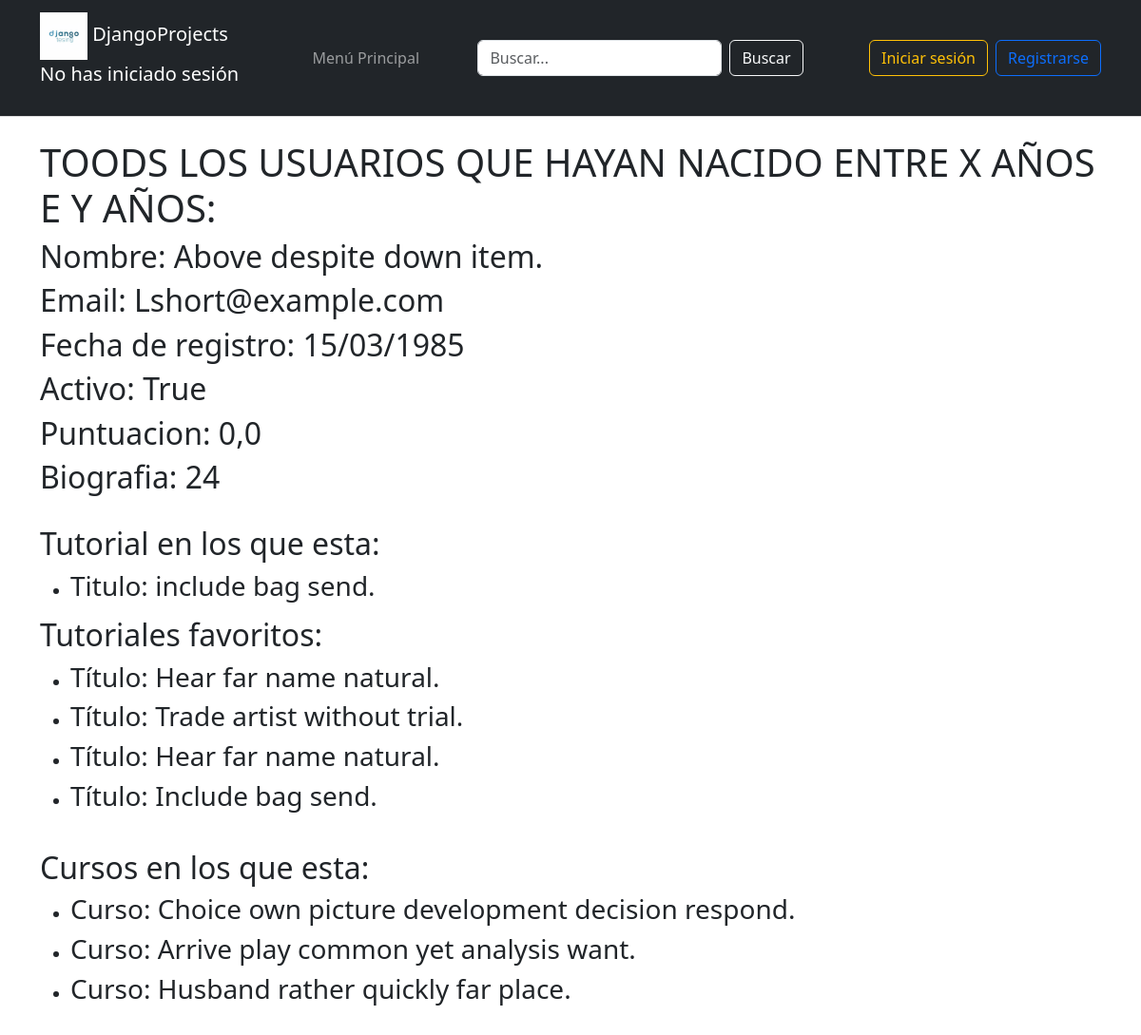
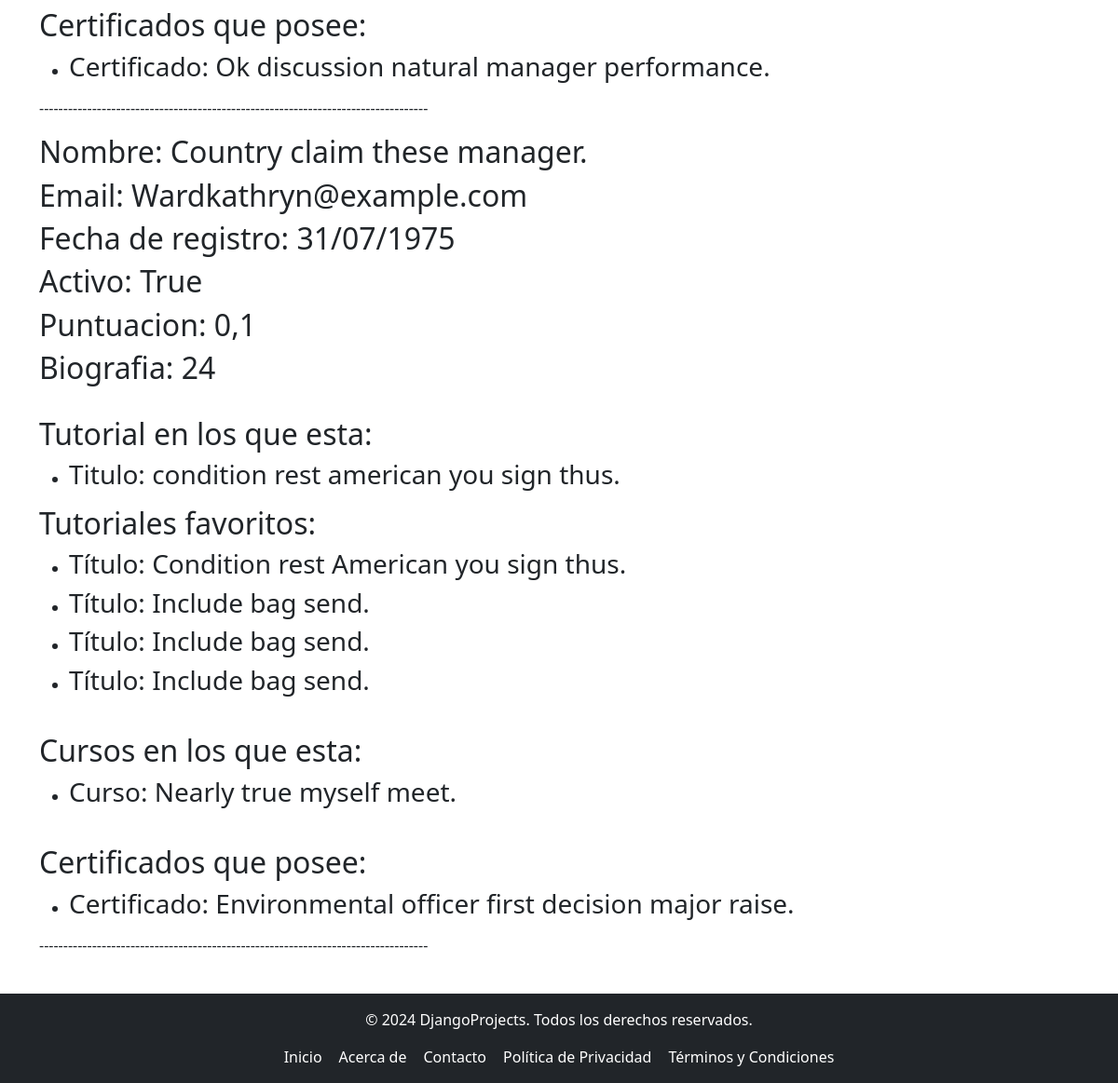
Page /Usuarios/Lista_usuarios_entre_años/1970/2000 on the earlier database version (2 pictures, top to bottom).
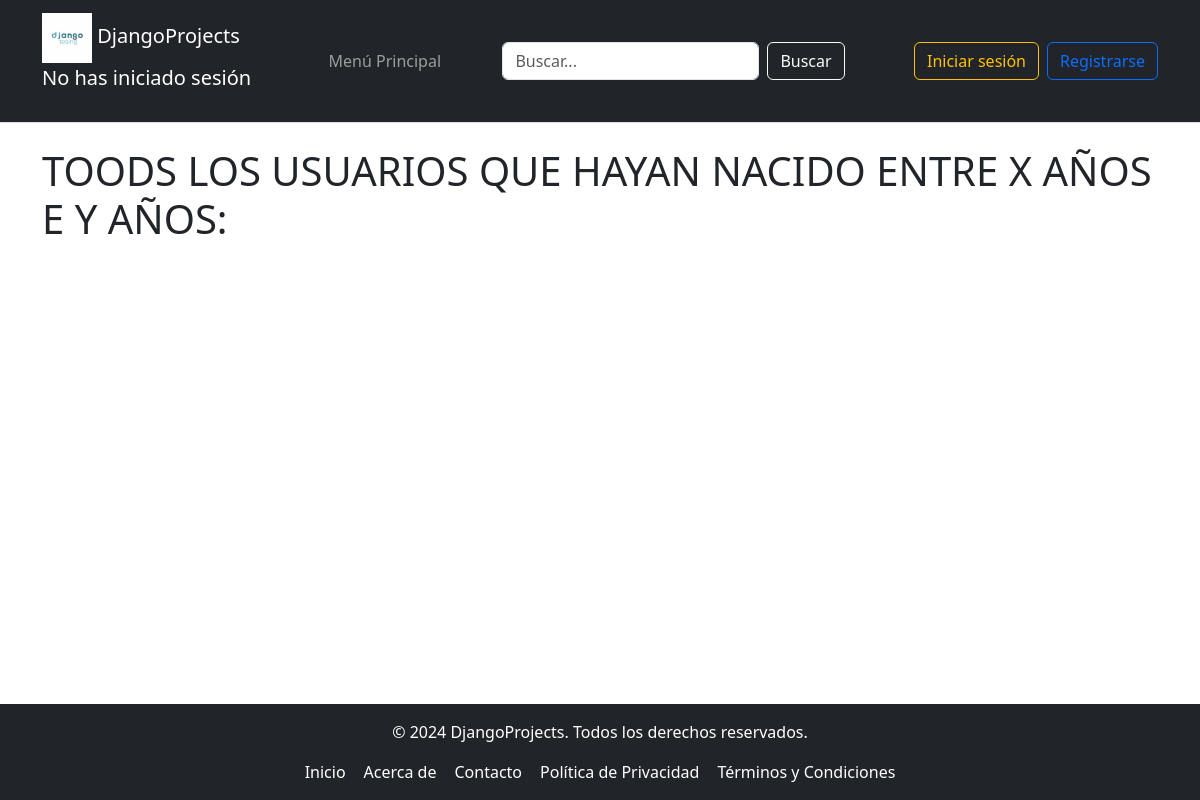
Same page on the later database version.
### tutorial/models.py (models this page shows, shortened)
class Usuario(AbstractBaseUser, PermissionsMixin):
    ADMINISTRADOR = 1
    PROFESOR = 2
    ESTUDIANTE = 3
    ROLES = (
        (ADMINISTRADOR, 'administrador'),
        (PROFESOR, 'profesor'),
        (ESTUDIANTE, 'estudiante'),
    )
    email = models.EmailField(unique=True)
    nombre = models.CharField(max_length=30)
    fecha_Registro = models.DateField(null=True, blank=True)
    puntuacion = models.DecimalField(max_digits=3, decimal_places=1, default=0.0)
    es_activo = models.BooleanField(default=True)
    is_staff = models.BooleanField(default=False)  # Aquí está el campo
    is_superuser = models.BooleanField(default=False)  # Aquí está el campo
    rol = models.PositiveSmallIntegerField(choices=ROLES, default=ADMINISTRADOR)
    imagen = models.ImageField(upload_to='imagenes/', null=True, blank=True)
    USERNAME_FIELD = 'email'  # Campo único para autenticación
    REQUIRED_FIELDS = ['nombre']  # Campos obligatorios para createsuperuser
    objects = UsuarioManager()  # Asegúrate de que el manager esté asignado correctamente

class Perfil(models.Model):
    bio = models.TextField()
    fecha_Nacimiento = models.DateField()
    REDES = [
        ("IG", "Instagram"),
        ("FB", "Facebook"),
        ("TW", "Twitter"),
        ("LI", "LinkedIn"),
    ]
    redes = models.CharField(choices=REDES, max_length=50)
    estudios = models.TextField(max_length=100)
    usuario = models.OneToOneField(Usuario, on_delete=models.CASCADE, related_name="perfiles_Usuarios")

class Tutorial(models.Model):
    titulo = models.CharField(max_length=50)
    contenido = models.TextField()
    fecha_Creacion = models.DateTimeField()
    visitas = models.IntegerField()
    valoracion = models.DecimalField(max_digits=3, decimal_places=1)
    usuario = models.ForeignKey(Usuario, on_delete=models.CASCADE, related_name="usuario_del_tutorial")

class Favorito(models.Model):
    fecha_Guardado = models.DateTimeField(auto_now=True)
    comentario_Destacado = models.TextField(max_length=300)
    importancia = models.DecimalField(max_digits=3, decimal_places=1)
    notificacion = models.BooleanField(default=False)
    tutorial = models.ForeignKey(Tutorial, on_delete=models.CASCADE, related_name="Tutoriales_favoritos")
    usuario = models.ManyToManyField(Usuario, related_name="Favoritos_del_usuario", through='Favorito_usuario')  # Añadir through

class Curso(models.Model):
    nombre = models.CharField(max_length=50)
    descripcion = models.TextField(max_length=300)
    horas = models.IntegerField(null = False, blank= False)
    precio = models.DecimalField(max_digits=5, decimal_places=2)
    usuario = models.ManyToManyField(Usuario, related_name="usuarios_del_curso")
    tutorial = models.ForeignKey(Tutorial, on_delete=models.CASCADE, related_name="Tutoriales_cursos")

class Certificado(models.Model):
    fecha_emision = models.DateField()
    codigo_verificacion = models.CharField(max_length=50)
    nivel = models.IntegerField()
    url_descarga = models.CharField(max_length=50)
    curso = models.OneToOneField(Curso, on_delete=models.CASCADE, related_name="certificado_Curso")
    usuario = models.OneToOneField(Usuario, on_delete=models.CASCADE, related_name="Certificado_Usuarios")

### tutorial/views.py (called while the page is built)
def lista_usuarios_entre_años (request, año1, año2):
    usuario = Usuario.objects.select_related(
        "perfiles_Usuarios",
        "Certificado_Usuarios"
    ).prefetch_related(
        Prefetch("usuario_del_tutorial"),
        Prefetch("Favoritos_del_usuario"),
        Prefetch("usuarios_del_curso"),
    ).filter(
        Q(perfiles_Usuarios__fecha_Nacimiento__year__gte = año1) & Q(perfiles_Usuarios__fecha_Nacimiento__year__lte = año2)
    ).all()
    return render(request, 'Usuario/lista_usuarios_entre_años.html', {"usuaios_mostrar": usuario})

### tutorial/templates/Usuario/lista_usuarios_entre_años.html
{% extends "Padre.html" %}
{% block cabecera %}
<h1>TOODS LOS USUARIOS QUE HAYAN NACIDO ENTRE X AÑOS E Y AÑOS:</h1>
{% endblock %}
{% block contenido %}
    {% for usuario in usuaios_mostrar %}
        {% include "Usuario/usuarios.html" %}
    {% endfor %}
{% endblock %}

### tutorial/templates/Usuario/usuarios.html
<div>
    <h2>Nombre: {{ usuario.nombre  | center:"15"}}</h2>
    <h2>Email: {{ usuario.email  | capfirst}}</h2>
    <h2>Fecha de registro: {{ usuario.fecha_Registro | date:"d/m/Y"}}</h2>
    <h2>Activo: {{ usuario.es_activo }}</h2>
    <h2>Puntuacion: {{ usuario.puntuacion }}</h2>
    <h2>Biografia: {{ usuario.perfiles_Usuarios.bio | wordcount}}</h2>
    <br>
    <h2>Tutorial en los que esta: </h2>
    <ul>
        {% for tutorial in usuario.usuario_del_tutorial.all %}
            <li><h3>Titulo: {{ tutorial.titulo | lower }}</h3></li>
            {% empty%}
            <h3>NO ESTA EN NINGUN TUTORIAL</h3>
        {%endfor%}
    </ul>
    <h2>Tutoriales favoritos: </h2>
    <ul>
        {% for favorito in usuario.Favoritos_del_usuario.all %}
            <li>
                <h3>Título: {{ favorito.tutorial.titulo }}</h3>
            </li>
        {% empty %}
            <li>
                <h3>NO TIENE NINGUN CURSO FAVORITO</h3>
            </li>
        {% endfor %}
    </ul>
    <br>
    <h2>Cursos en los que esta: </h2>
    <ul>
        {% for curso in usuario.usuarios_del_curso.all %}
        <li>
            <h3>Curso: {{ curso.nombre }}</h3>
        </li>
        {% empty %}
            <li>
                <h3>NO ESTA EN NINGUN CURSO</h3>
            </li>
        {%endfor%}
    </ul>
    <br>
    <h2>Certificados que posee: </h2>
    <ul>
        <li>
            <h3>Certificado: {{ usuario.Certificado_Usuarios.codigo_verificacion }}</h3>
        </li>
    </ul>
</div>
<p>---------------------------------------------------------------------------------</p>

Differences in the rows shown:
removed Usuario: nombre "Above despite down item.", email "Lshort@example.com", fecha_Registro "15/03/1985", es_activo "True", puntuacion "0,0", perfiles_Usuarios.bio "24", Certificado_Usuarios.codigo_verificacion "Ok discussion natural manager performance."
removed Tutorial: titulo "include bag send.", shown under "Above despite down item."
removed Favorito: tutorial.titulo "Hear far name natural.", shown under "Above despite down item."
no longer on this page (row unchanged): Favorito: tutorial.titulo "Trade artist without trial.", shown under "Above despite down item."
removed Favorito: tutorial.titulo "Hear far name natural.", shown under "Above despite down item."
removed Favorito: tutorial.titulo "Include bag send."
removed Curso: nombre "Choice own picture development decision respond.", shown under "Above despite down item."
removed Curso: nombre "Arrive play common yet analysis want.", shown under "Above despite down item."
removed Curso: nombre "Husband rather quickly far place.", shown under "Above despite down item."
removed Usuario: nombre "Country claim these manager.", email "Wardkathryn@example.com", fecha_Registro "31/07/1975", es_activo "True", puntuacion "0,1", perfiles_Usuarios.bio "24", Certificado_Usuarios.codigo_verificacion "Environmental officer first decision major raise."
removed Tutorial: titulo "condition rest american you sign thus.", shown under "Country claim these manager."
removed Favorito: tutorial.titulo "Condition rest American you sign thus.", shown under "Country claim these manager."
no longer on this page (row unchanged): Curso: nombre "Nearly true myself meet.", shown under "Country claim these manager."
